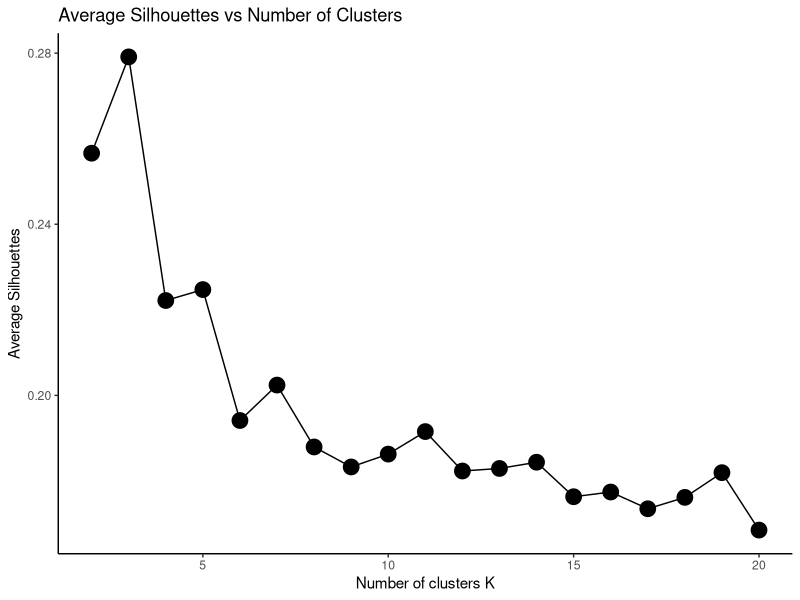
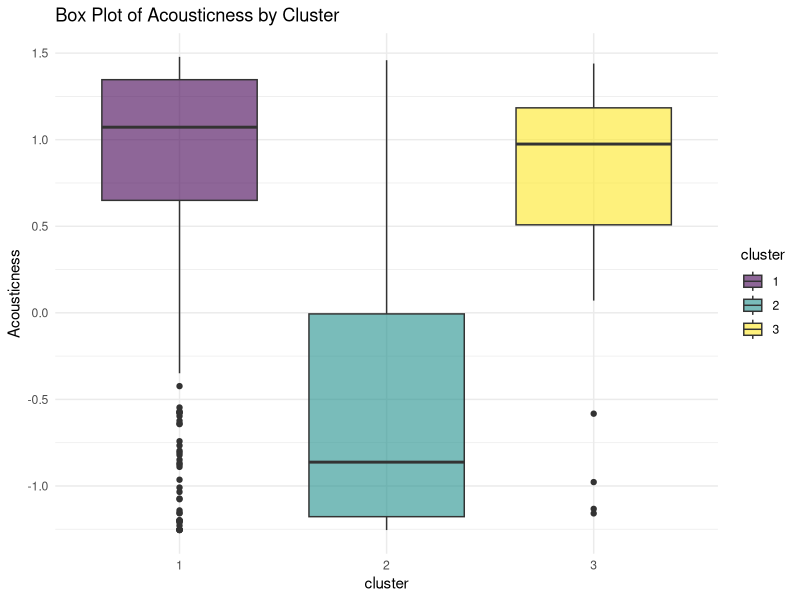
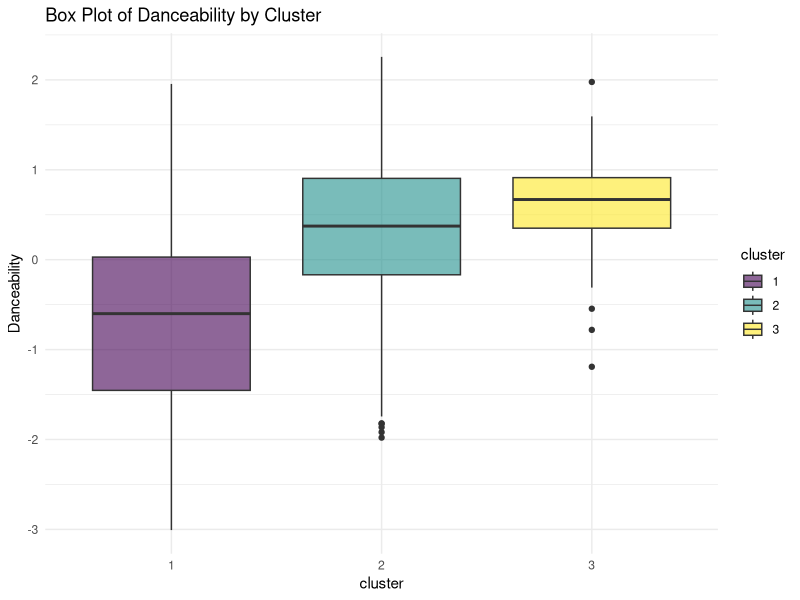
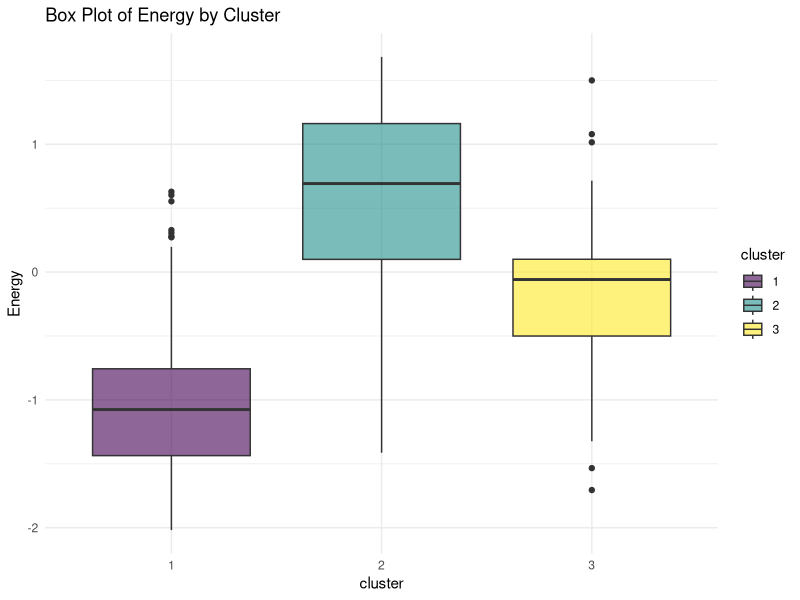
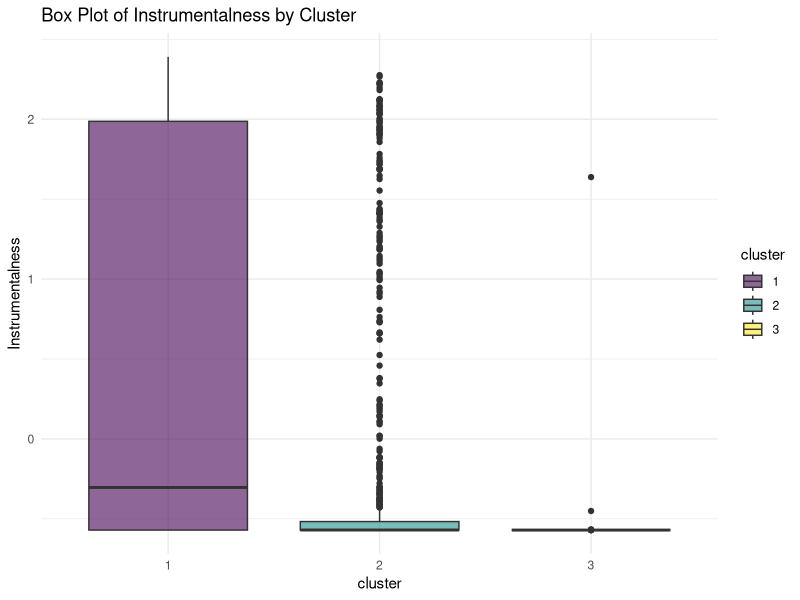
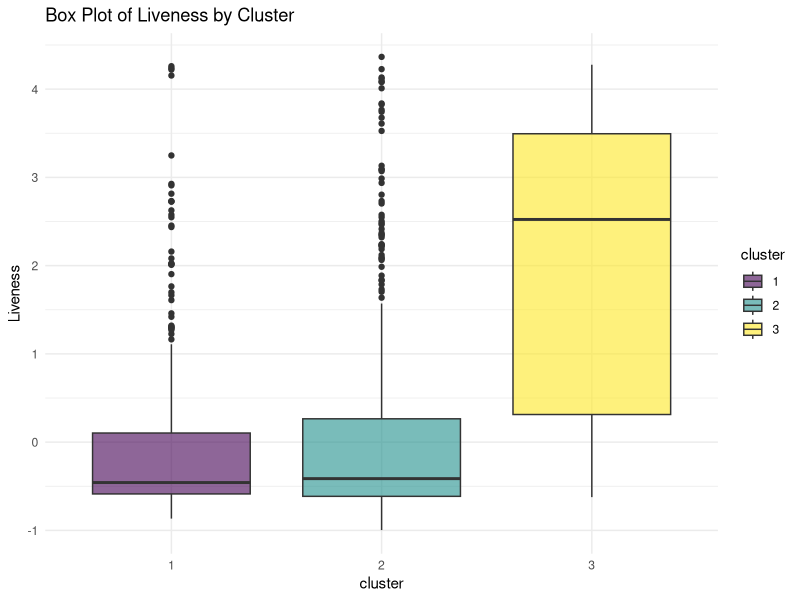
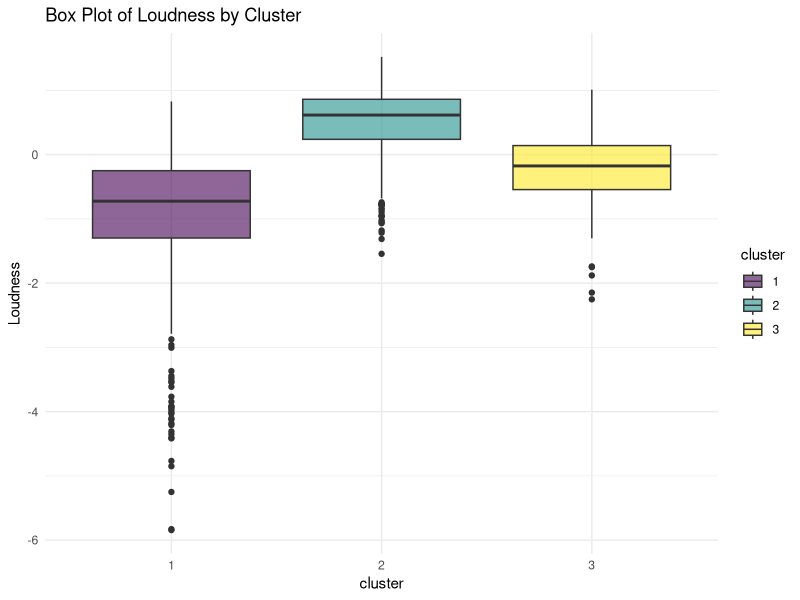
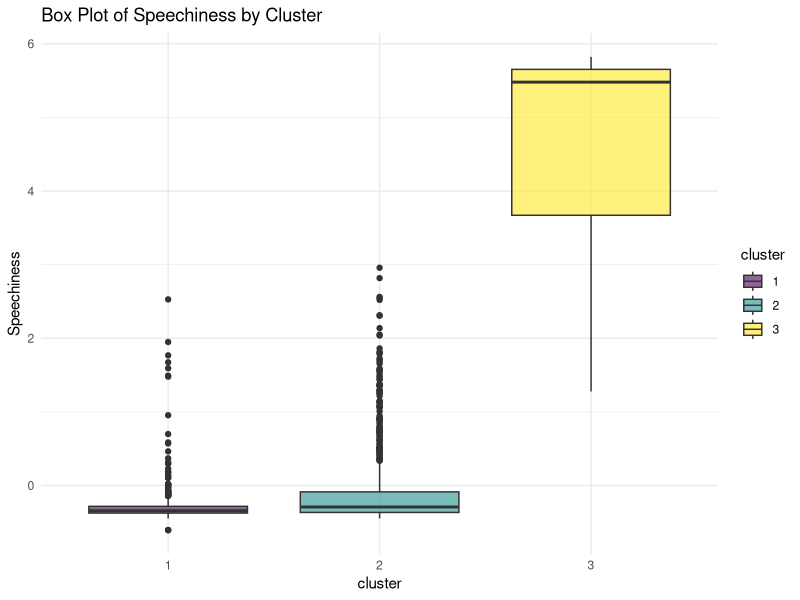

These charts were generated, in order, by the following R code:
library(tidyverse)
library(dplyr)
library(tm)
library(viridis)


saved_tracks_info <- read_csv("../data/saved_tracks.csv")

k_data <- 
  saved_tracks_info %>%
  select(Acousticness,
         Danceability,
         Energy,
         Instrumentalness,
         Liveness,
         Loudness,
         Speechiness,
         Valence,
         Tempo
  ) %>%
  mutate_if(is.numeric,scale)

# find the optimal number of clusters using the silhouette method
# function to compute average silhouette for k clusters
avg_sil <- function(k) {
  km.res <- kmeans(k_data, centers = k, nstart = 25)
  ss <- silhouette(km.res$cluster, dist(k_data))
  mean(ss[, 3])
}

# Compute and plot wss for k = 2 to k = 15
k.values <- 2:20
library(cluster)

set.seed(13437885)
# extract avg silhouette for 2-15 clusters
avg_sil_values <- map_dbl(k.values, avg_sil)

k_values <- data.frame(k=k.values, avg_sil=avg_sil_values)
ggplot(k_values, aes(x=k, y=avg_sil)) + 
  geom_point(shape=19, size=5) + 
  geom_line() + 
  xlab("Number of clusters K") + 
  ylab("Average Silhouettes") + 
  ggtitle("Average Silhouettes vs Number of Clusters") + 
  theme_classic()

max_index <- which.max(avg_sil_values)
k_value_with_max_avg_sil <- k.values[max_index]

set.seed(13437885)
fit <- kmeans(k_data, centers = k_value_with_max_avg_sil, nstart = 25)
fit$size

# we assign a cluster number to each song in both of out datasets
k_data$cluster <- as.factor(fit$cluster)
saved_tracks_info$cluster <- as.factor(fit$cluster)

#Grouping the Clusters
cluster_mean <- 
  k_data %>%
  group_by(cluster) %>% 
  select(Acousticness,
         Danceability,
         Energy,
         Instrumentalness,
         Liveness,
         Loudness,
         Speechiness,
         Valence,
         Tempo) %>% 
  mutate_if(is.numeric, .funs = "round", digits = 2)

#Bar Plots for Clusters
b1 <- k_data %>% 
  ggplot(aes(x = cluster, 
             y = Energy, 
             fill = cluster)) +
  geom_boxplot() + 
  scale_fill_viridis(option = "D",discrete = TRUE, alpha=0.6) + 
  ggtitle("Clusters and Energy") + 
  theme(plot.title = element_text(hjust = 0.5)) +
  theme_minimal()

b2 <- k_data %>% 
  ggplot(aes(x = cluster, 
             y = Acousticness, 
             fill = cluster)) +
  geom_boxplot() + 
  scale_fill_viridis(option = "D",discrete = TRUE, alpha=0.6) + 
  ggtitle("Clusters and Acousticness") + 
  theme(plot.title = element_text(hjust = 0.5)) +
  theme_minimal()

b3 <- k_data %>% 
  ggplot(aes(x = cluster, 
             y = Danceability, 
             fill = cluster)) +
  geom_boxplot() + 
  scale_fill_viridis(option = "D",discrete = TRUE, alpha=0.6) + 
  ggtitle("Clusters and Danceability") + 
  theme(plot.title = element_text(hjust = 0.5)) +
  theme_minimal()

b4 <- k_data %>% 
  ggplot(aes(x = cluster, 
             y = Valence, 
             fill = cluster)) +
  geom_boxplot() + 
  scale_fill_viridis(option = "D",discrete = TRUE, alpha=0.6) + 
  ggtitle("Clusters and Valence") + 
  theme(plot.title = element_text(hjust = 0.5)) +
  theme_minimal() 

features <- c("Acousticness", "Danceability", "Energy", "Instrumentalness", 
             "Liveness", "Loudness", "Speechiness", "Valence", "Tempo")

for (feature in features) {
  # Create a box plot of the feature values for each cluster
  print(feature)
  plot <- k_data %>% 
    ggplot(aes(x = cluster, 
               y = .data[[feature]], 
               fill = cluster)) +
    geom_boxplot() + 
    scale_fill_viridis(option = "D",discrete = TRUE, alpha=0.6) + 
    labs(title = paste("Box Plot of", feature, "by Cluster")) +
    theme(plot.title = element_text(hjust = 0.5)) +
    theme_minimal() 
  print(plot)
}
